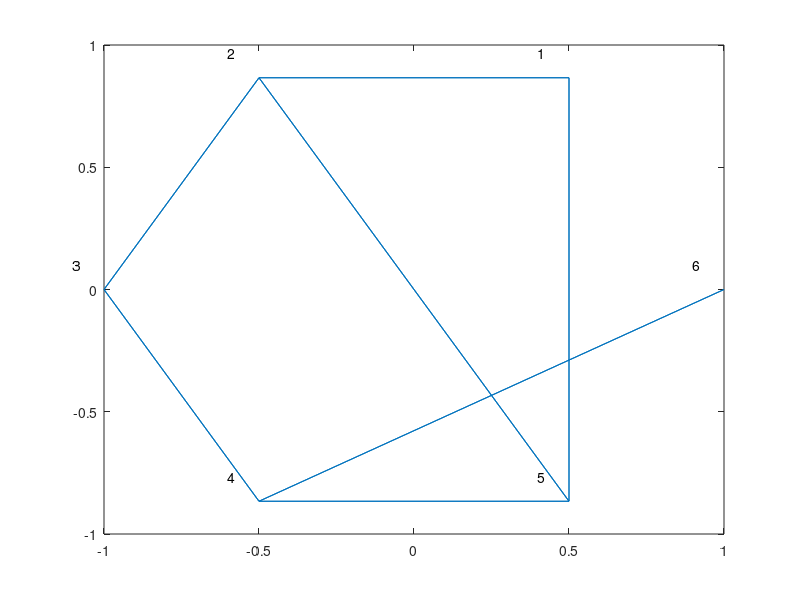

The MATLAB source for this figure:
%Michael Seung%
%Homework 1%

%generate adjacency matrix%
A = [1,1,0,0,1,0; 1,0,1,0,1,0; 0,1,0,1,0,0; 0,0,1,0,1,1; 1,1,0,1,0,0; 0,0,0,1,0,0];

%specify dimensions%
N = size(A,1);

%specifcy boundaries%
coords = [cos(2*pi*(1:N)/N); sin(2*pi*(1:N)/N)]';

%plot%
gplot(A, coords)
text(coords(:,1) - 0.1, coords(:,2) + 0.1, num2str((1:N)'), 'FontSize', 10)